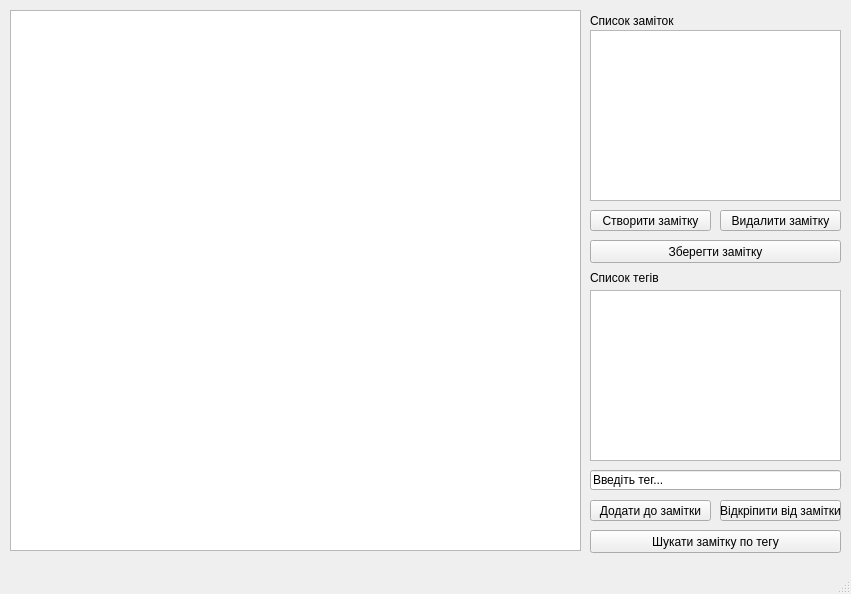
<?xml version="1.0" encoding="UTF-8"?>
<ui version="4.0">
 <class>SmartNotes</class>
 <widget class="QMainWindow" name="SmartNotes">
  <property name="geometry">
   <rect>
    <x>0</x>
    <y>0</y>
    <width>851</width>
    <height>594</height>
   </rect>
  </property>
  <property name="windowTitle">
   <string>MainWindow</string>
  </property>
  <widget class="QWidget" name="centralwidget">
   <widget class="QLabel" name="list_notes_text">
    <property name="geometry">
     <rect>
      <x>590</x>
      <y>10</y>
      <width>141</width>
      <height>21</height>
     </rect>
    </property>
    <property name="text">
     <string>Список заміток</string>
    </property>
   </widget>
   <widget class="QPushButton" name="btn_create">
    <property name="geometry">
     <rect>
      <x>590</x>
      <y>210</y>
      <width>121</width>
      <height>21</height>
     </rect>
    </property>
    <property name="text">
     <string>Створити замітку</string>
    </property>
   </widget>
   <widget class="QPushButton" name="btn_del">
    <property name="geometry">
     <rect>
      <x>720</x>
      <y>210</y>
      <width>121</width>
      <height>21</height>
     </rect>
    </property>
    <property name="text">
     <string>Видалити замітку</string>
    </property>
   </widget>
   <widget class="QPushButton" name="btn_save">
    <property name="geometry">
     <rect>
      <x>590</x>
      <y>240</y>
      <width>251</width>
      <height>23</height>
     </rect>
    </property>
    <property name="text">
     <string>Зберегти замітку</string>
    </property>
   </widget>
   <widget class="QLabel" name="list_tags_text">
    <property name="geometry">
     <rect>
      <x>590</x>
      <y>270</y>
      <width>91</width>
      <height>16</height>
     </rect>
    </property>
    <property name="text">
     <string>Список тегів</string>
    </property>
   </widget>
   <widget class="QLineEdit" name="pole">
    <property name="geometry">
     <rect>
      <x>590</x>
      <y>470</y>
      <width>251</width>
      <height>20</height>
     </rect>
    </property>
    <property name="text">
     <string>Введіть тег...</string>
    </property>
   </widget>
   <widget class="QPushButton" name="btn_add_tag">
    <property name="geometry">
     <rect>
      <x>590</x>
      <y>500</y>
      <width>121</width>
      <height>21</height>
     </rect>
    </property>
    <property name="text">
     <string>Додати до замітки</string>
    </property>
   </widget>
   <widget class="QPushButton" name="btn_search">
    <property name="geometry">
     <rect>
      <x>590</x>
      <y>530</y>
      <width>251</width>
      <height>23</height>
     </rect>
    </property>
    <property name="text">
     <string>Шукати замітку по тегу</string>
    </property>
   </widget>
   <widget class="QPushButton" name="btn_del_tag">
    <property name="geometry">
     <rect>
      <x>720</x>
      <y>500</y>
      <width>121</width>
      <height>21</height>
     </rect>
    </property>
    <property name="text">
     <string>Відкріпити від замітки</string>
    </property>
   </widget>
   <widget class="QTextEdit" name="text">
    <property name="geometry">
     <rect>
      <x>10</x>
      <y>10</y>
      <width>571</width>
      <height>541</height>
     </rect>
    </property>
   </widget>
   <widget class="QListWidget" name="list_notes">
    <property name="geometry">
     <rect>
      <x>590</x>
      <y>30</y>
      <width>251</width>
      <height>171</height>
     </rect>
    </property>
   </widget>
   <widget class="QListWidget" name="list_notes_2">
    <property name="geometry">
     <rect>
      <x>590</x>
      <y>290</y>
      <width>251</width>
      <height>171</height>
     </rect>
    </property>
   </widget>
  </widget>
  <widget class="QMenuBar" name="menubar">
   <property name="geometry">
    <rect>
     <x>0</x>
     <y>0</y>
     <width>851</width>
     <height>21</height>
    </rect>
   </property>
  </widget>
  <widget class="QStatusBar" name="statusbar"/>
 </widget>
 <resources/>
 <connections/>
</ui>
